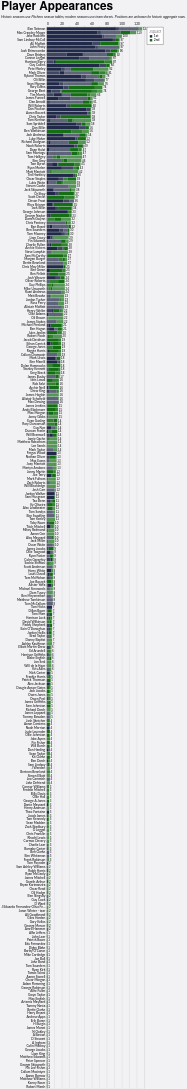

Here is the Vega-Lite specification saved for this chart:
### Vega-Lite specification from a JSON file in a GitHub repository (floating-point values rounded to 4 significant figures; data arrays with more than 128 entries replaced by an {"elided": "..."} marker saying what was removed)
{"config": {"axis": {"labelFont": "Lato, sans-serif", "titleFont": "PT Sans Narrow, Helvetica Neue, Helvetica, Arial, sans-serif", "labelFontSize": 13, "titleFontSize": 24, "gridColor": "#202947", "gridOpacity": 0.2}, "header": {"labelFont": "PT Sans Narrow, Helvetica Neue, Helvetica, Arial, sans-serif", "titleFont": "PT Sans Narrow, Helvetica Neue, Helvetica, Arial, sans-serif", "labelFontSize": 24, "titleFontSize": 28, "labelFontWeight": "bold", "orient": "left"}, "legend": {"labelFont": "Lato, sans-serif", "titleFont": "PT Sans Narrow, Helvetica Neue, Helvetica, Arial, sans-serif", "labelFontSize": 14, "titleFontSize": 16, "titlePadding": 5, "fillColor": "white", "strokeColor": "black", "padding": 10, "titleFontWeight": "lighter", "titleFontStyle": "italic", "titleColor": "gray", "offset": 10}, "title": {"font": "PT Sans Narrow, Helvetica Neue, Helvetica, Arial, sans-serif", "fontSize": 48, "fontWeight": "bold", "anchor": "start", "align": "center", "titlePadding": 20, "subtitlePadding": 10, "subtitleFontSize": 13, "subtitleColor": "", "subtitleFontStyle": "italic", "offset": 15, "color": "black"}, "axisX": {"labelAngle": 0}, "facet": {"title": null, "header": null, "align": {"row": "each", "column": "each"}}, "resolve": {"scale": {"y": "independent", "facet": "independent"}}, "background": "#f2f1f4"}, "layer": [{"mark": {"type": "bar"}, "encoding": {"color": {"field": "squad", "legend": {"orient": "right"}, "scale": {"domain": ["1st", "2nd"], "range": ["#202947", "#146f14"]}, "title": "Squad", "type": "nominal"}, "opacity": {"field": "start", "legend": null, "scale": {"domain": ["Start", "Bench", "Unknown"], "range": [1.0, 0.7, 0.4]}, "type": "nominal"}, "order": {"field": "squad", "sort": "ascending", "type": "quantitative"}, "tooltip": [{"field": "player", "title": "Player", "type": "nominal"}, {"field": "squad", "title": "Squad", "type": "nominal"}, {"aggregate": "sum", "field": "games", "title": "Games", "type": "quantitative"}, {"field": "start", "title": "Started?", "type": "nominal"}], "x": {"aggregate": "sum", "axis": {"orient": "top", "title": null}, "field": "games", "type": "quantitative"}, "y": {"field": "player", "sort": "-x", "title": null, "type": "nominal"}}, "title": {"text": "Player Appearances", "subtitle": "Historic seasons use Pitchero season tables; modern seasons use team sheets. Positions are unknown for historic aggregate rows."}}, {"mark": {"type": "text", "align": "left", "baseline": "middle", "dx": 3, "fontSize": 12}, "encoding": {"text": {"aggregate": "sum", "field": "games", "type": "quantitative"}, "x": {"aggregate": "sum", "field": "games", "type": "quantitative"}, "y": {"field": "player", "sort": "-x", "type": "nominal"}}}], "data": {"name": "data-dec99da4fe3e8f4008e5b74e53dd476f"}, "height": {"step": 15}, "width": 400, "$schema": "https://vega.github.io/schema/vega-lite/v5.20.1.json", "datasets": {"data-dec99da4fe3e8f4008e5b74e53dd476f": {"elided": "2104 records"}}}
